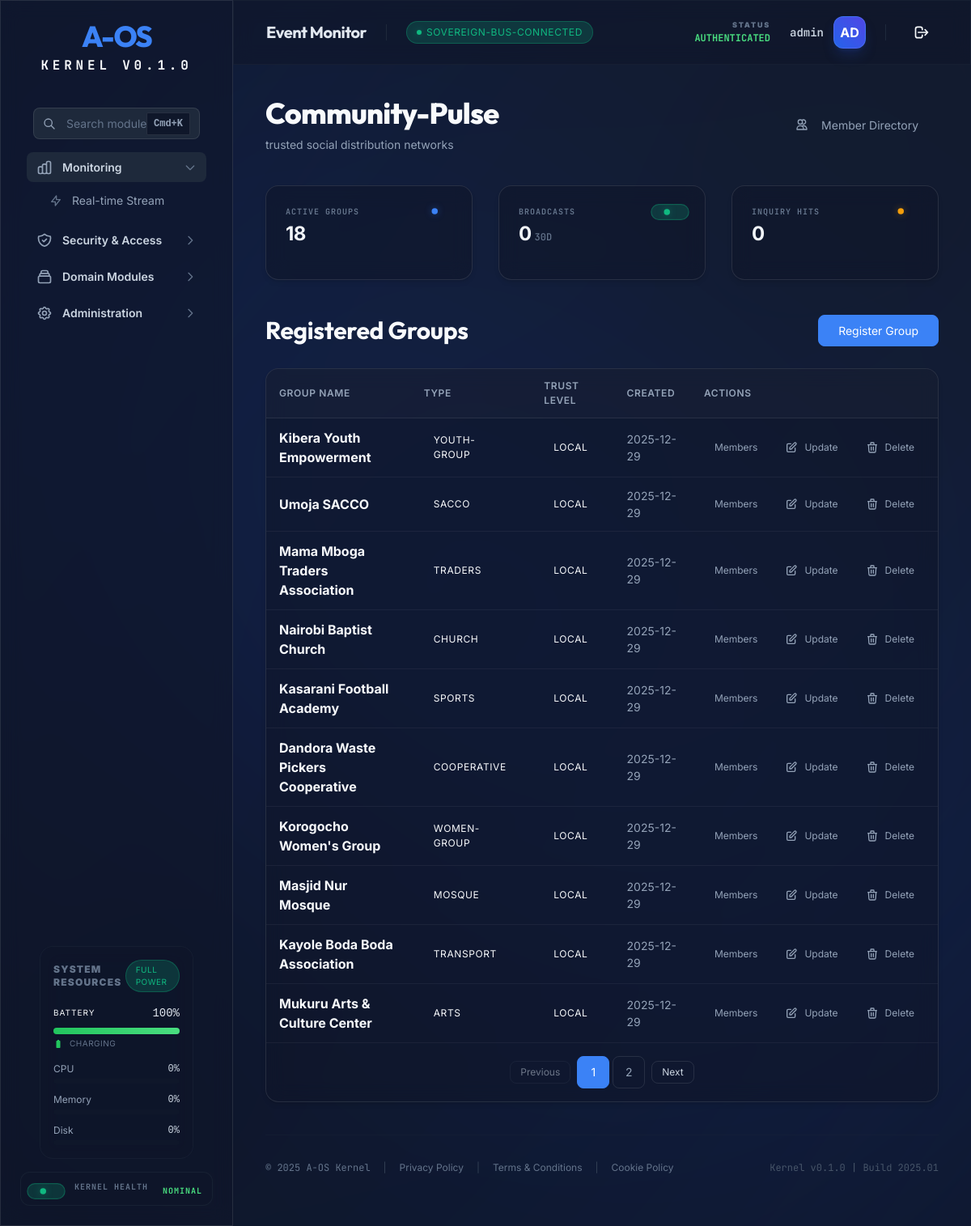
Screenshot of /community/ (signed in) with the database file from the repository.
### tables this page shows
CREATE TABLE community_groups (
        id TEXT PRIMARY KEY,
        name TEXT NOT NULL,
        description TEXT,
        group_type TEXT,
        tags TEXT DEFAULT '[]', -- JSON list
        location TEXT,
        admin_id TEXT,
        trust_level TEXT DEFAULT 'local',
        preferred_channels TEXT DEFAULT 'ussd,sms',
        active BOOLEAN DEFAULT 1,
        created_at DATETIME DEFAULT CURRENT_TIMESTAMP
    );

### aos/api/routers/community.py (the view)
@router.get("/", response_class=HTMLResponse)
async def community_dashboard(request: Request, page: int = 1, operator=Depends(get_current_operator)):
    pagination_data = community_state.module.list_groups(page=page, per_page=10) if community_state.module else {
        "groups": [],
        "total": 0,
        "page": 1,
        "per_page": 10,
        "total_pages": 0
    }
    broadcasts_count = 0
    if community_state.module:
        broadcasts_count = len(community_state.module._announcements.list_all())
    return templates.TemplateResponse("community.html", {
        "request": request,
        "user": operator,
        **pagination_data,  # Unpack pagination data
        "broadcasts_count": broadcasts_count,
        "inquiry_hits": 0
    })

### aos/api/templates/community.html (shortened to what this page needs)
{% extends "dashboard.html" %}
{% from "components/atoms/EliteButton.html" import elite_button %}
{% from "components/atoms/Card.html" import card %}
{% from "components/molecules/DataCard.html" import data_card %}
{% from "components/molecules/Pagination.html" import pagination %}
{% block content %}
<header class="mb-10 flex items-center justify-between">
    <div>
        <h1 class="aos-h1 mb-2">Community-Pulse</h1>
        <p class="aos-text-muted aos-text-sm">trusted social distribution networks</p>
    </div>
    <div>
        <a href="/community/members" class="aos-btn aos-btn-ghost aos-size-md">
            <svg class="w-4 h-4" fill="none" stroke="currentColor" viewBox="0 0 24 24">
                <path stroke-linecap="round" stroke-linejoin="round" stroke-width="2"
                    d="M12 4.354a4 4 0 110 5.292M15 21H3v-1a6 6 0 0112 0v1zm0 0h6v-1a6 6 0 00-9-5.197M13 7a4 4 0 11-8 0 4 4 0 018 0z">
                </path>
            </svg>
            <span class="aos-btn-text ml-2">Member Directory</span>
        </a>
    </div>
</header>
<div class="grid grid-cols-1 md:grid-cols-3 gap-8">
    {{ data_card(label="Active Groups", value=total|string, status="info") }}
    {{ data_card(label="Broadcasts", value=broadcasts_count|default(0)|string, unit="30d", status="success") }}
    {{ data_card(label="Inquiry Hits", value=inquiry_hits|default(0)|string, status="warning") }}
</div>
<section class="aos-stack-md">
    <div class="flex items-center justify-between mb-6">
        <h2 class="aos-h2">Registered Groups</h2>
        <button class="aos-btn aos-btn-primary aos-size-md" hx-get="/community/register" hx-target="#modal-content"
            onclick="openModal()">
            <span class="aos-btn-text">Register Group</span>
        </button>
    </div>
    {% call card(padding="0", class="aos-overflow-hidden") %}
    <table class="aos-table">
        <thead>
            <tr>
                <th>Group Name</th>
                <th>Type</th>
                <th>Trust Level</th>
                <th>Created</th>
                <th>Actions</th>
            </tr>
        </thead>
        <tbody>
            {% for group in groups %}
            <tr>
                <td class="aos-font-bold">{{ group.name }}</td>
                <td><span class="aos-badge aos-badge-info">{{ group.group_type }}</span></td>
                <td>
                    <span
                        class="aos-badge {% if group.trust_level == 'verified' %}aos-badge-success{% else %}aos-badge-warning{% endif %}">
                        {{ group.trust_level }}
                    </span>
                </td>
                <td class="aos-text-sm aos-text-muted">{{ group.created_at.strftime('%Y-%m-%d') }}</td>
                <td>
                    <div class="flex items-center gap-2">
                        <button class="aos-btn aos-btn-ghost aos-size-sm" hx-get="/community/{{ group.id }}/members"
                            hx-target="#modal-content" onclick="openModal()">
                            <span class="aos-btn-text">Members</span>
                        </button>
                        <button class="aos-btn aos-btn-ghost aos-size-sm aos-text-primary"
                            hx-get="/community/{{ group.id }}/edit" hx-target="#modal-content" onclick="openModal()">
                            <svg class="w-4 h-4" fill="none" stroke="currentColor" viewBox="0 0 24 24">
                                <path stroke-linecap="round" stroke-linejoin="round" stroke-width="2"
                                    d="M11 5H6a2 2 0 00-2 2v11a2 2 0 002 2h11a2 2 0 002-2v-5m-1.414-9.414a2 2 0 112.828 2.828L11.828 15H9v-2.828l8.586-8.586z">
                                </path>
                            </svg>
                            <span class="aos-btn-text">Update</span>
                        </button>
                        <button class="aos-btn aos-btn-ghost aos-size-sm aos-text-danger hover:aos-bg-danger-fade"
                            onclick="confirmDelete('{{ group.id }}', '{{ group.name }}')">
                            <svg class="w-4 h-4" fill="none" stroke="currentColor" viewBox="0 0 24 24">
                                <path stroke-linecap="round" stroke-linejoin="round" stroke-width="2"
                                    d="M19 7l-.867 12.142A2 2 0 0116.138 21H7.862a2 2 0 01-1.995-1.858L5 7m5 4v6m4-6v6m1-10V4a1 1 0 00-1-1h-4a1 1 0 00-1 1v3M4 7h16">
                                </path>
                            </svg>
                            <span class="aos-btn-text">Delete</span>
                        </button>
                    </div>
                </td>
            </tr>
            {% else %}
            <tr>
                <td colspan="5" class="aos-text-center aos-py-8 aos-text-muted">
                    No community groups registered on this node.
                </td>
            </tr>
            {% endfor %}
        </tbody>
    </table>
    {{ pagination(
    current_page=page,
    total_pages=total_pages,
    on_page_change="loadPage"
    ) }}
    {% endcall %}
</section>
{% endblock %}

### aos/api/templates/partials/design_system.html (style rules this page uses)
body { margin: 0; scroll-behavior: smooth; -webkit-font-smoothing: antialiased; background: var(--aos-surface-base); color: var(--aos-neutral-50); font-family: var(--aos-font-sans); }
.aos-h1 { font-family: var(--aos-font-display); font-size: var(--aos-size-4xl); font-weight: 800; letter-spacing: -0.02em; line-height: 1.1; }
.aos-h2 { font-family: var(--aos-font-display); font-size: var(--aos-size-3xl); font-weight: 700; letter-spacing: -0.01em; }
.aos-text-sm { font-size: var(--aos-size-sm); }
.aos-font-bold { font-weight: 700; }
.aos-text-primary { color: var(--aos-primary-base); }
.aos-text-muted { color: var(--aos-neutral-400); }
.aos-table { width: 100%; border-collapse: collapse; }
.aos-table thead { background: rgba(255, 255, 255, 0.02); border-bottom: 1px solid var(--aos-surface-border); }
.aos-table th { padding: var(--aos-spacing-3) var(--aos-spacing-4); text-align: left; font-size: var(--aos-size-xs); font-weight: 600; text-transform: uppercase; letter-spacing: 0.05em; color: var(--aos-neutral-400); }
.aos-table td { padding: var(--aos-spacing-3) var(--aos-spacing-4); border-bottom: 1px solid rgba(255, 255, 255, 0.05); }

### aos/api/templates/components/atoms/EliteButton.html (style rules this page uses)
.aos-btn { position: relative; display: inline-flex; align-items: center; justify-content: center; gap: var(--aos-spacing-2); font-weight: var(--aos-weight-semibold); border-radius: var(--aos-radius-lg); border: 1px solid transparent; transition: all var(--aos-duration-base) var(--aos-easing-out); cursor: pointer; font-family: var(--aos-font-sans); white-space: nowrap; }
.aos-size-sm { padding: var(--aos-spacing-1) var(--aos-spacing-3); font-size: var(--aos-size-xs); }
.aos-size-md { padding: var(--aos-spacing-2) var(--aos-spacing-6); font-size: var(--aos-size-sm); }
.aos-btn-primary { background: var(--aos-primary-base); color: var(--aos-primary-text); border-color: var(--aos-primary-base); }
.aos-btn-ghost { background: transparent; color: var(--aos-neutral-400); border-color: transparent; }

### rows the page displays
community_groups: name "Kibera Youth Empowerment", group_type "YOUTH-GROUP", trust_level "LOCAL", created_at "2025-12-29"
community_groups: name "Umoja SACCO", group_type "SACCO", trust_level "LOCAL", created_at "2025-12-29"
community_groups: name "Mama Mboga Traders Association", group_type "TRADERS", trust_level "LOCAL", created_at "2025-12-29"
community_groups: name "Nairobi Baptist Church", group_type "CHURCH", trust_level "LOCAL", created_at "2025-12-29"
community_groups: name "Kasarani Football Academy", group_type "SPORTS", trust_level "LOCAL", created_at "2025-12-29"
community_groups: name "Dandora Waste Pickers Cooperative", group_type "COOPERATIVE", trust_level "LOCAL", created_at "2025-12-29"
community_groups: name "Korogocho Women's Group", group_type "WOMEN-GROUP", trust_level "LOCAL", created_at "2025-12-29"
community_groups: name "Masjid Nur Mosque", group_type "MOSQUE", trust_level "LOCAL", created_at "2025-12-29"
community_groups: name "Kayole Boda Boda Association", group_type "TRANSPORT", trust_level "LOCAL", created_at "2025-12-29"
community_groups: name "Mukuru Arts & Culture Center", group_type "ARTS", trust_level "LOCAL", created_at "2025-12-29"

### other values shown
{{ title }} "Monitoring Security & Access Domain Modules Administration"
{{ item.text }} "Real-time Stream"
{{ name }} "KERNEL HEALTH"
{{ status_text }} "NOMINAL"
{{ text }} "SOVEREIGN-BUS-CONNECTED"
{{ user.username }} "admin"
{{ user.username[:2].upper() }} "AD"
{{ label }} "ACTIVE GROUPS BROADCASTS INQUIRY HITS"
{{ value }} "18 0 0"
{{ unit }} "30D"
{{ text }} "Previous Next"
{{ page }} "1" "2"
